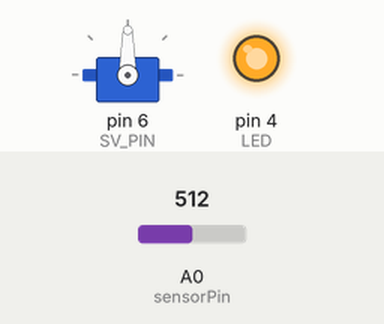
The sketch below on a simulated Arduino Uno, built with avr-gcc and run on an emulated ATmega328P. Shown: servo, output pins drawn as LEDs (lit = HIGH). The inputs (shaded band) are chosen by the test bench; at power-on: A0 (sensorPin) = 512. What the sketch prints to the serial monitor is not drawn.

Above: at 1.2 s.
1.3 s: A0 (sensorPin) set to 555
At 1.8 s:
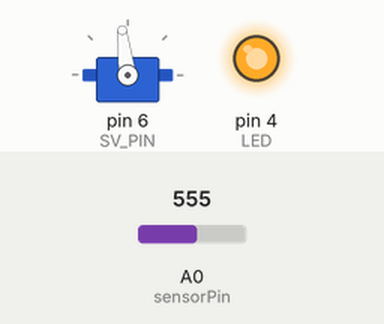
4.3 s: A0 (sensorPin) set to 577
At 5.3 s:
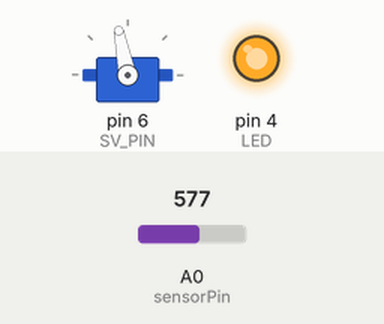
5.8 s: A0 (sensorPin) set to 991
At 6.7 s:
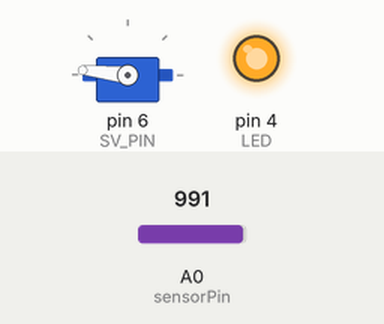
7.3 s: A0 (sensorPin) set to 1015
At 8.2 s:
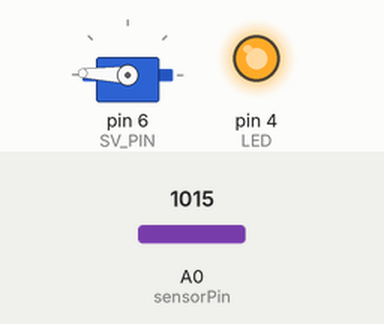
8.8 s: A0 (sensorPin) set to 306
At 9.2 s:
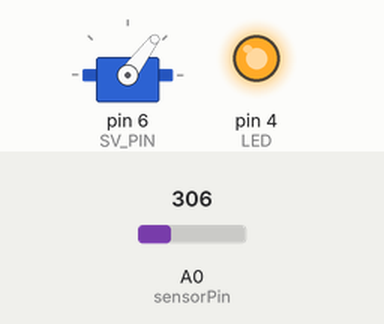
10.3 s: A0 (sensorPin) set to 1023
At 10.9 s:
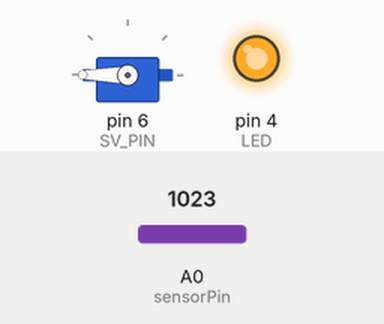
Timing chart, 0 to 12.8 s (numbered marks = the images above; inputs shaded):
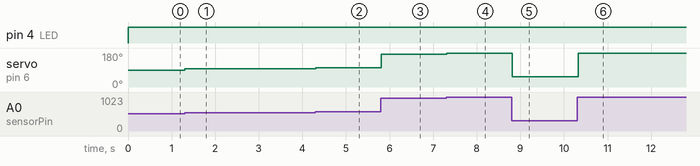

The sketch:

volume2servo_20221005.ino
```cpp
#include<Servo.h>
Servo myservo;


// 可変抵抗器に接続したピンの番号
int sensorPin = 0;
const int SV_PIN =6;
int LED =4;


void setup() {
 pinMode(LED,OUTPUT);
 myservo.attach(SV_PIN,500,2400);

  // シリアル通信の設定
 Serial.begin(9600);
}

void loop() {
 digitalWrite(4,HIGH);

  // 可変抵抗器に接続したピンの値を読取り
 int value = analogRead(sensorPin);

  // 0～1023の入力を0～255の範囲にスケーリング
  int angle = map(value, 0, 1023, 0, 180);

 myservo.write(angle);
  // シリアルモニタに書き込み
  Serial.println("value: ");
  Serial.println(value);
  Serial.println("角度: ");
  Serial.println(angle);

  // 適度な間隔でデータを送信するため、次のループ開始までに100ms待つ
 // delay(1000);

}
```

Measured:
- after the input at 1.3 s, servo on pin 6 (SV_PIN): 90° → 97° at once
- after the input at 4.3 s, servo on pin 6 (SV_PIN): 97° → 101° at once
- after the input at 5.8 s, servo on pin 6 (SV_PIN): 101° → 174° at once
- after the input at 7.3 s, servo on pin 6 (SV_PIN): 174° → 178° at once
- after the input at 8.8 s, servo on pin 6 (SV_PIN): 178° → 53° at once
- after the input at 10.3 s, servo on pin 6 (SV_PIN): 53° → 180° at once
